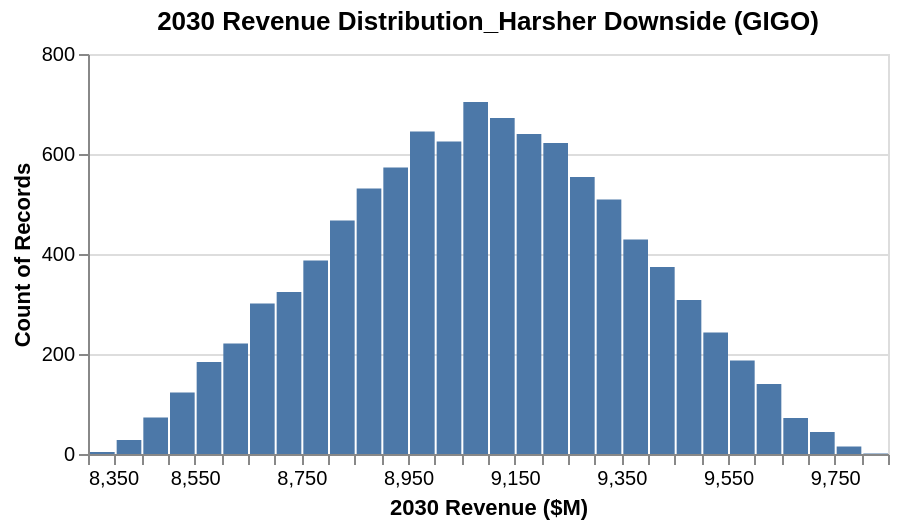

Notebook code cell kept with this figure:
### Markdown cell above
# Case 2 — Garbage In, Garbage Out (GIGO)

**A Monte Carlo simulation is only as good as the assumptions behind it.** The optimistic, most-likely, and pessimistic inputs therefore have to be quantified with care. In the base case the downside was bounded at `$6–8B`. But several register risks can compound: a revenue miss (R-002), IRA price compression (R-003), and ADCETRIS/PADCEV biosimilar erosion (R-005) striking together could pull revenue toward the 2025 actual of ~`$3.46B`. The cell below re-runs the simulation with that harsher — but still plausible — pessimistic floor to show how much the risk profile shifts. All figures are in millions of dollars.

### Code cell
np.random.seed(42)   # reproducible results
iteration = 10000

def montecarlo(iteration):
    optimistic  = np.random.randint(11000, 12000, iteration)
    most_likely = np.random.randint(9000, 10000, iteration)
    pessimistic = np.random.randint(3000, 7000, iteration)   # compounded downside (R-002 + R-003 + R-005)
    revenue = (optimistic + 4*most_likely + pessimistic) / 6
    return revenue


revenue = montecarlo(iteration)
revenue_df = pd.DataFrame({'Revenue_$M': revenue})

alt.Chart(revenue_df).mark_bar().encode(
    alt.X('Revenue_$M', bin=alt.Bin(maxbins=50), title='2030 Revenue ($M)'),
    y='count()'
).properties(
    title='2030 Revenue Distribution_Harsher Downside (GIGO)',
    width=400,
    height=200
)

### Figure 1 — Vega-Lite specification as saved in the notebook (floating-point values rounded to 4 significant figures; data arrays with more than 128 entries replaced by an {"elided": "..."} marker saying what was removed)
{"config": {"view": {"continuousWidth": 300, "continuousHeight": 300}}, "data": {"name": "data-398e1616fe8db722739db1ab7e384e3b"}, "mark": {"type": "bar"}, "encoding": {"x": {"bin": {"maxbins": 50}, "field": "Revenue_$M", "title": "2030 Revenue ($M)", "type": "quantitative"}, "y": {"aggregate": "count", "type": "quantitative"}}, "height": 200, "title": "2030 Revenue Distribution_Harsher Downside (GIGO)", "width": 400, "$schema": "https://vega.github.io/schema/vega-lite/v5.20.1.json", "datasets": {"data-398e1616fe8db722739db1ab7e384e3b": {"elided": "10000 records"}}}
